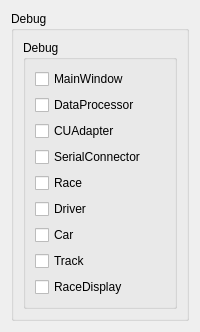
      <widget class="QWidget" name="Debug">
       <attribute name="title">
        <string>Debug</string>
       </attribute>
       <layout class="QGridLayout" name="gridLayout_25">
        <item row="0" column="0">
         <widget class="QGroupBox" name="groupBox_Debug">
          <property name="title">
           <string>Debug</string>
          </property>
          <layout class="QGridLayout" name="gridLayout_5">
           <item row="0" column="0">
            <widget class="QGroupBox" name="groupBox_ConfigDebug_2">
             <property name="title">
              <string>Debug</string>
             </property>
             <layout class="QGridLayout" name="gridLayout_31">
              <item row="2" column="0">
               <widget class="QCheckBox" name="checkBox_Debug_CUAdapter_2">
                <property name="text">
                 <string>CUAdapter</string>
                </property>
               </widget>
              </item>
              <item row="9" column="0">
               <widget class="QCheckBox" name="checkBox_Debug_RaceDisplay_2">
                <property name="text">
                 <string>RaceDisplay</string>
                </property>
               </widget>
              </item>
              <item row="6" column="0">
               <widget class="QCheckBox" name="checkBox_Debug_Driver_2">
                <property name="text">
                 <string>Driver</string>
                </property>
               </widget>
              </item>
              <item row="5" column="0">
               <widget class="QCheckBox" name="checkBox_Debug_Race_2">
                <property name="text">
                 <string>Race</string>
                </property>
               </widget>
              </item>
              <item row="3" column="0">
               <widget class="QCheckBox" name="checkBox_Debug_SerialConnector_2">
                <property name="text">
                 <string>SerialConnector</string>
                </property>
               </widget>
              </item>
              <item row="8" column="0">
               <widget class="QCheckBox" name="checkBox_Debug_Track_2">
                <property name="text">
                 <string>Track</string>
                </property>
               </widget>
              </item>
              <item row="7" column="0">
               <widget class="QCheckBox" name="checkBox_Debug_Car_2">
                <property name="text">
                 <string>Car</string>
                </property>
               </widget>
              </item>
              <item row="1" column="0">
               <widget class="QCheckBox" name="checkBox_Debug_DataProcessor_2">
                <property name="text">
                 <string>DataProcessor</string>
                </property>
               </widget>
              </item>
              <item row="0" column="0">
               <widget class="QCheckBox" name="checkBox_Debug_MainWindow_2">
                <property name="text">
                 <string>MainWindow</string>
                </property>
               </widget>
              </item>
             </layout>
            </widget>
           </item>
          </layout>
         </widget>
        </item>
       </layout>
      </widget>
